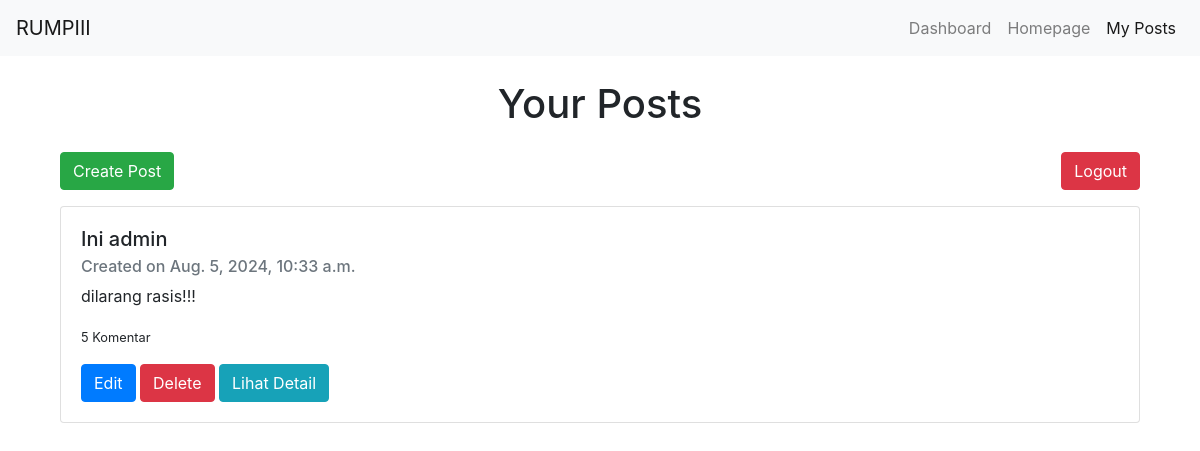
The app's page /user-posts/ (signed in) with its own data.
### todos/models.py (models this page shows, shortened)
class Post(models.Model):
    title = models.CharField(max_length=100)
    content = models.TextField()
    author = models.ForeignKey(User, on_delete=models.CASCADE)
    created_at = models.DateTimeField(auto_now_add=True)  # Tambahkan field ini

### todos/views.py (the view)
# urls.py: path('user-posts/', views.user_posts, name='user_posts'),
def user_posts(request):
    posts = Post.objects.filter(author=request.user)
    posts_with_comment_counts = [(post, post.comments.count()) for post in posts]
    return render(request, 'user_posts.html', {'posts_with_comment_counts': posts_with_comment_counts})

### templates/user_posts.html (shortened to what this page needs)
{% extends 'base.html' %} {% block content %}
<h1 class="text-center">Your Posts</h1>
<div class="container mt-4">
  <div class="d-flex justify-content-between mb-3">
    <a href="{% url 'create_post' %}" class="btn btn-success">Create Post</a>
    <form method="POST" action="{% url 'login' %}">
      <button type="submit" class="btn btn-danger">Logout</button>
    </form>
  </div>
  {% for post, comment_count in posts_with_comment_counts %}
  <div class="card mb-3">
    <div class="card-body">
      <h5 class="card-title">{{ post.title }}</h5>
      <h6 class="card-subtitle mb-2 text-muted">
        Created on {{ post.created_at }}
      </h6>
      <p class="card-text">{{ post.content }}</p>
      <p class="card-text"><small>{{ comment_count }} Komentar</small></p>
      <a href="{% url 'edit_post' post.pk %}" class="btn btn-primary">Edit</a>
      <a href="{% url 'delete_post' post.pk %}" class="btn btn-danger"
        >Delete</a
      >
      <a href="{% url 'post_detail' post.pk %}" class="btn btn-info"
        >Lihat Detail</a
      >
    </div>
  </div>
  {% endfor %}
</div>
{% endblock %}

### templates/base.html (style rules this page uses)
body { padding-top: 56px; }

### records on screen
Post: title "Ini admin", created_at "Aug. 5, 2024, 10:33 a.m.", content "dilarang rasis!!!", comment_count "5"
